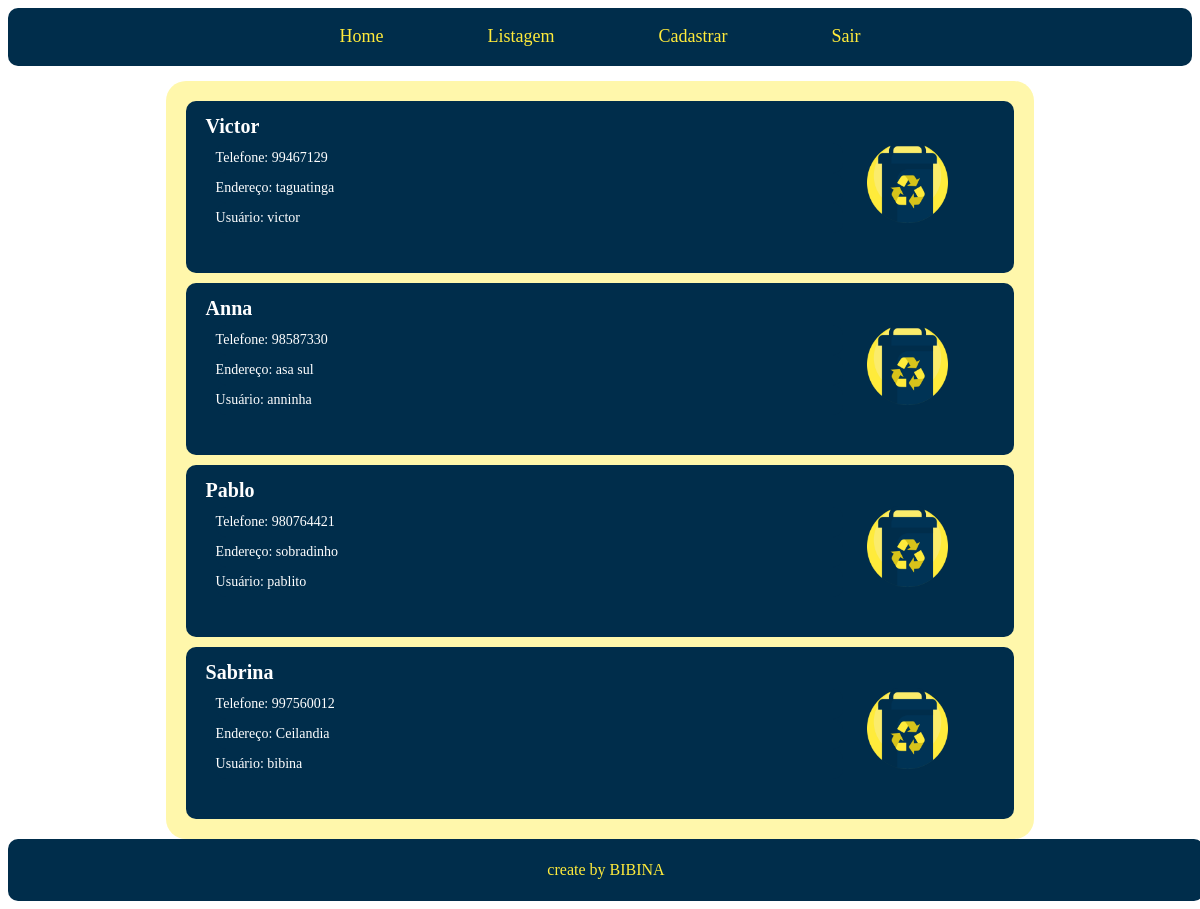
The app's page /listar-funcionarios.php (signed in) with its own data.
### tables this page shows
CREATE TABLE `funcionarios` (
  `id` int(11) NOT NULL,
  `nome` varchar(50) NOT NULL,
  `endereco` varchar(50) NOT NULL,
  `telefone` varchar(9) NOT NULL,
  `usuario` varchar(255) NOT NULL,
  `senha` varchar(255) NOT NULL
);

### listar-funcionarios.php (the view, shortened to what this page needs)
<!DOCTYPE html>
<html lang="pt-br">
<head>
    <link rel="stylesheet" href="./Styles/style.css">
</head>
<body>
    <?php
        require 'conexao.php';
    ?>
    <div class="container container-listagem">
        <ul>
            <?php
                $dados = $conexao->prepare("SELECT * FROM funcionarios");
                $dados->execute();
                $funcionarios = $dados->fetchAll(PDO::FETCH_OBJ);
                foreach ($funcionarios as $funcionario) {
                    echo "
                    <li>
                        <div class='dados'>
                            <a href='atualizar-funcionario.php?id=$funcionario->id&nome=$funcionario->nome&endereco=$funcionario->endereco&telefone=$funcionario->telefone&usuario=$funcionario->usuario'>
                                <span class='titulo-item-listagem'>
                                    $funcionario->nome
                                </span> <br>
                                <div class='descricao-item-listagem'>
                                    <ul>
                                        <li>Telefone: $funcionario->telefone</li>
                                        <li>Endereço: $funcionario->endereco</li>
                                        <li>Usuário: $funcionario->usuario</li>
                                    </ul>
                                </div>
                            </a>
                        </div>
                        <div class='icone-lista'>
                            <a href='excluir.php?id=$funcionario->id' onclick=\"return confirm('Tem certeza que deseja excluir $funcionario->nome?'); return false;\">
                                <img src='./assets/lixeira.png' alt='Excluir'>
                            </a>
                        </div>
                    </li>";
                }
            ?>
        </ul>
    </div>
</body>
</html>

### Styles/style.css (style rules this page uses)
.container { margin: auto; background: #fff7ab; padding: 10px 20px; border-radius: 20px; }
.container-listagem { width: 70%; }
.container-listagem ul { margin: 0; padding: 0; list-style: none; }
.container-listagem ul li { background: #002d4b; padding: 10px; border-radius: 10px; margin: 10px 0px; }
.container-listagem ul li a { text-decoration: none; color: white; padding: 10px; width: 100%; line-height: 30px; }
.dados { display: inline-block; margin: 0px; width: 80%; }
.titulo-item-listagem { font-size: 20px; font-weight: bold; }
.descricao-item-listagem ul li { font-size: 14px; margin: 0px 0px 0px 20px; padding: 0px; }
.icone-lista { display: inline-block; margin: 0px; width: 10%; }
.icone-lista img { width: 100%; padding: 0px; margin: 0px; }
.icone-lista a { float: left; margin: 10px; }
.barra-superior { margin: 0px auto 15px; display: block; width: 100%; }
.barra-superior ul { margin: 0; padding: 0; list-style: none; background: #002d4b; border-radius: 10px; }
.barra-superior ul li { margin: 10px 0px; color: white; font-size: 18px; display: inline; }
.barra-superior ul li a { color: #ffeb3b; text-decoration: none; padding: 10px 50px; display: inline-block; line-height: 2.1em; }
footer { left: 0; padding: 6px; bottom: 0; width: 100%; background-color:#002d4b; color: #ffeb3b; text-align: center; border-radius: 10px; }

### records on screen
funcionarios: nome "Victor", telefone "99467129", endereco "taguatinga", usuario "victor"
funcionarios: nome "Anna", telefone "98587330", endereco "asa sul", usuario "anninha"
funcionarios: nome "Pablo", telefone "980764421", endereco "sobradinho", usuario "pablito"
funcionarios: nome "Sabrina", telefone "997560012", endereco "Ceilandia", usuario "bibina"
